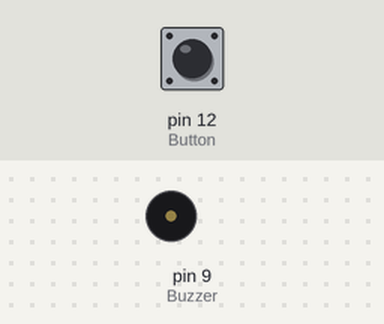
Bench run of a sketch on a simulated Arduino Uno, built with avr-gcc and run on an emulated ATmega328P. On the bench: buzzer (waves = sounding, pin HIGH). Inputs (shaded band) come from the test bench; at power-on: pin 12 (Button) LOW.

Above: at 1.2 s.
1.3 s: pin 12 (Button) pulled HIGH for 0.15 s
At 1.37 s:
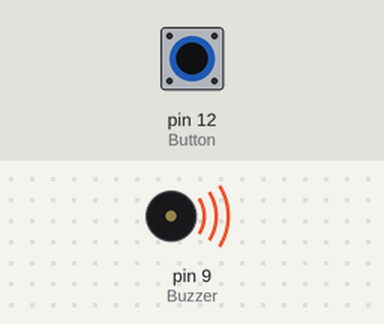
2.9 s: pin 12 (Button) pulled HIGH for 3.2 s
At 7.4 s:
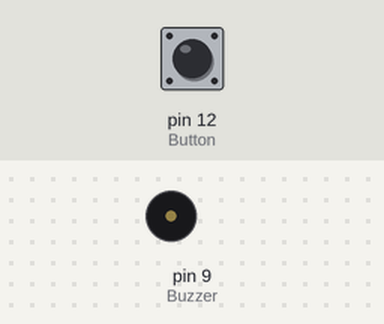
Timing chart, 0 to 8.9 s (numbered marks = the images above; inputs shaded):
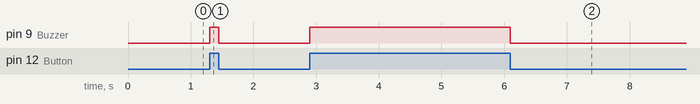

The sketch:

Buzzer.ino
```cpp
int Buzzer=9;
int Button=12;
int ButtonState;

void setup() {
  pinMode(Button, INPUT);
  pinMode(Buzzer, OUTPUT);

}

void loop() {
  ButtonState=digitalRead(Button);
  if(ButtonState==1){
    digitalWrite(Buzzer, HIGH);
    }
    else{
      digitalWrite(Buzzer, LOW);
      }
}
```

Measured:
- after the input at 1.3 s, pin 9 (Buzzer): LOW → HIGH at once, → LOW 0.15 s later
- after the input at 2.9 s, pin 9 (Buzzer): LOW → HIGH at once, → LOW 3.2 s later
